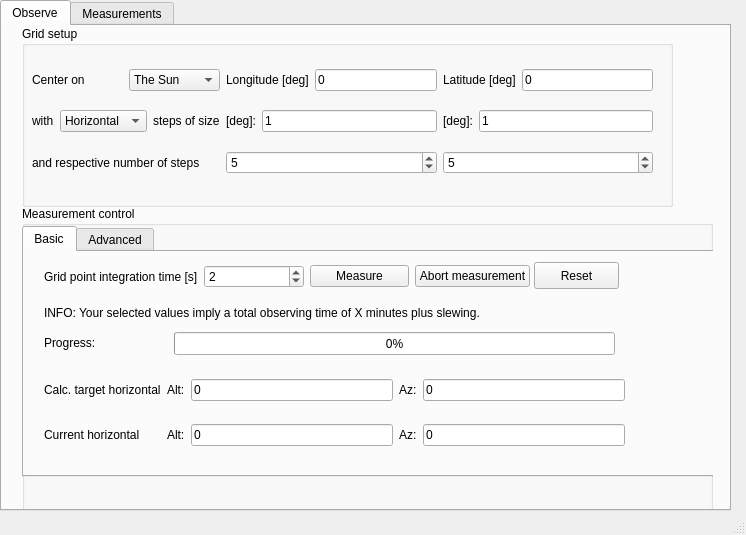
<?xml version="1.0" encoding="UTF-8"?>
<ui version="4.0">
 <class>MainWindow</class>
 <widget class="QMainWindow" name="MainWindow">
  <property name="geometry">
   <rect>
    <x>0</x>
    <y>0</y>
    <width>746</width>
    <height>535</height>
   </rect>
  </property>
  <property name="windowTitle">
   <string>SALSA mapper</string>
  </property>
  <widget class="QWidget" name="centralwidget">
   <widget class="QTabWidget" name="tabWidget">
    <property name="geometry">
     <rect>
      <x>0</x>
      <y>0</y>
      <width>731</width>
      <height>511</height>
     </rect>
    </property>
    <property name="currentIndex">
     <number>0</number>
    </property>
    <widget class="QWidget" name="tab">
     <attribute name="title">
      <string>Observe</string>
     </attribute>
     <widget class="QGroupBox" name="groupBox_tc">
      <property name="geometry">
       <rect>
        <x>20</x>
        <y>0</y>
        <width>651</width>
        <height>181</height>
       </rect>
      </property>
      <property name="title">
       <string>Grid setup</string>
      </property>
      <widget class="QWidget" name="layoutWidget">
       <property name="geometry">
        <rect>
         <x>10</x>
         <y>30</y>
         <width>621</width>
         <height>131</height>
        </rect>
       </property>
       <layout class="QGridLayout" name="gridLayout">
        <item row="0" column="0">
         <layout class="QHBoxLayout" name="horizontalLayout_5">
          <item>
           <widget class="QLabel" name="label_newtarget">
            <property name="text">
             <string>Center on </string>
            </property>
           </widget>
          </item>
          <item>
           <widget class="QComboBox" name="coordselector">
            <item>
             <property name="text">
              <string>The Sun</string>
             </property>
            </item>
            <item>
             <property name="text">
              <string>Galactic</string>
             </property>
            </item>
            <item>
             <property name="text">
              <string>Horizontal</string>
             </property>
            </item>
            <item>
             <property name="text">
              <string>Eq. J2000</string>
             </property>
            </item>
            <item>
             <property name="text">
              <string>Eq. B1950</string>
             </property>
            </item>
            <item>
             <property name="text">
              <string>Cas. A</string>
             </property>
            </item>
           </widget>
          </item>
         </layout>
        </item>
        <item row="0" column="1">
         <layout class="QHBoxLayout" name="horizontalLayout_6">
          <item>
           <widget class="QLabel" name="coordlabel_left">
            <property name="text">
             <string>Longitude [deg]</string>
            </property>
           </widget>
          </item>
          <item>
           <widget class="QLineEdit" name="inputleftcoord">
            <property name="text">
             <string>0</string>
            </property>
           </widget>
          </item>
         </layout>
        </item>
        <item row="0" column="2">
         <layout class="QHBoxLayout" name="horizontalLayout_7">
          <item>
           <widget class="QLabel" name="coordlabel_right">
            <property name="text">
             <string>Latitude [deg]</string>
            </property>
           </widget>
          </item>
          <item>
           <widget class="QLineEdit" name="inputrightcoord">
            <property name="text">
             <string>0</string>
            </property>
           </widget>
          </item>
         </layout>
        </item>
        <item row="1" column="1">
         <layout class="QHBoxLayout" name="horizontalLayout_11">
          <item>
           <widget class="QLabel" name="label_offset_left">
            <property name="text">
             <string>[deg]:</string>
            </property>
           </widget>
          </item>
          <item>
           <widget class="QLineEdit" name="offset_left">
            <property name="text">
             <string>1</string>
            </property>
            <property name="readOnly">
             <bool>false</bool>
            </property>
           </widget>
          </item>
         </layout>
        </item>
        <item row="1" column="2">
         <layout class="QHBoxLayout" name="horizontalLayout_13">
          <item>
           <widget class="QLabel" name="label_offset_right">
            <property name="text">
             <string>[deg]:</string>
            </property>
           </widget>
          </item>
          <item>
           <widget class="QLineEdit" name="offset_right">
            <property name="text">
             <string>1</string>
            </property>
            <property name="readOnly">
             <bool>false</bool>
            </property>
           </widget>
          </item>
         </layout>
        </item>
        <item row="1" column="0">
         <layout class="QHBoxLayout" name="horizontalLayout_14">
          <item>
           <widget class="QLabel" name="label_newtarget_2">
            <property name="text">
             <string>with</string>
            </property>
           </widget>
          </item>
          <item>
           <widget class="QComboBox" name="coordselector_steps">
            <item>
             <property name="text">
              <string>Horizontal</string>
             </property>
            </item>
            <item>
             <property name="text">
              <string>Galactic</string>
             </property>
            </item>
            <item>
             <property name="text">
              <string>Eq. J2000</string>
             </property>
            </item>
            <item>
             <property name="text">
              <string>Eq. B1950</string>
             </property>
            </item>
           </widget>
          </item>
          <item>
           <widget class="QLabel" name="label_newtarget_3">
            <property name="text">
             <string>steps of size</string>
            </property>
           </widget>
          </item>
         </layout>
        </item>
        <item row="2" column="1">
         <layout class="QHBoxLayout" name="horizontalLayout_16">
          <item>
           <widget class="QSpinBox" name="nsteps_left">
            <property name="minimum">
             <number>1</number>
            </property>
            <property name="maximum">
             <number>3600</number>
            </property>
            <property name="singleStep">
             <number>1</number>
            </property>
            <property name="value">
             <number>5</number>
            </property>
           </widget>
          </item>
         </layout>
        </item>
        <item row="2" column="2">
         <layout class="QHBoxLayout" name="horizontalLayout_15">
          <item>
           <widget class="QSpinBox" name="nsteps_right">
            <property name="minimum">
             <number>1</number>
            </property>
            <property name="maximum">
             <number>3600</number>
            </property>
            <property name="singleStep">
             <number>1</number>
            </property>
            <property name="value">
             <number>5</number>
            </property>
           </widget>
          </item>
         </layout>
        </item>
        <item row="2" column="0">
         <widget class="QLabel" name="label_newtarget_4">
          <property name="text">
           <string>and respective number of steps</string>
          </property>
         </widget>
        </item>
       </layout>
      </widget>
      <zorder>layoutWidget</zorder>
      <zorder>groupBox_3</zorder>
      <zorder>tabWidget_3</zorder>
      <zorder>tabWidget_3</zorder>
     </widget>
     <widget class="QGroupBox" name="groupBox_3">
      <property name="geometry">
       <rect>
        <x>20</x>
        <y>180</y>
        <width>691</width>
        <height>311</height>
       </rect>
      </property>
      <property name="title">
       <string>Measurement control</string>
      </property>
      <widget class="QTabWidget" name="tabWidget_3">
       <property name="geometry">
        <rect>
         <x>0</x>
         <y>20</y>
         <width>701</width>
         <height>251</height>
        </rect>
       </property>
       <property name="currentIndex">
        <number>0</number>
       </property>
       <widget class="QWidget" name="receiver_tab_basic_4">
        <attribute name="title">
         <string>Basic</string>
        </attribute>
        <widget class="QLabel" name="progresslabel_4">
         <property name="geometry">
          <rect>
           <x>20</x>
           <y>80</y>
           <width>161</width>
           <height>21</height>
          </rect>
         </property>
         <property name="text">
          <string>Progress:</string>
         </property>
        </widget>
        <widget class="QWidget" name="layoutWidget_12">
         <property name="geometry">
          <rect>
           <x>20</x>
           <y>110</y>
           <width>581</width>
           <height>101</height>
          </rect>
         </property>
         <layout class="QGridLayout" name="gridLayout_13">
          <item row="1" column="0">
           <widget class="QLabel" name="label_currentaltaz_3">
            <property name="text">
             <string>Current horizontal</string>
            </property>
           </widget>
          </item>
          <item row="1" column="2">
           <layout class="QHBoxLayout" name="horizontalLayout_25">
            <item>
             <widget class="QLabel" name="label_cur_az_5">
              <property name="text">
               <string>Az:</string>
              </property>
             </widget>
            </item>
            <item>
             <widget class="QLineEdit" name="cur_az">
              <property name="text">
               <string>0</string>
              </property>
              <property name="readOnly">
               <bool>true</bool>
              </property>
             </widget>
            </item>
           </layout>
          </item>
          <item row="0" column="0">
           <widget class="QLabel" name="label_currentpointing_3">
            <property name="text">
             <string>Calc. target horizontal</string>
            </property>
           </widget>
          </item>
          <item row="0" column="1">
           <layout class="QHBoxLayout" name="horizontalLayout_27">
            <item>
             <widget class="QLabel" name="label_cur_alt_5">
              <property name="text">
               <string>Alt:</string>
              </property>
             </widget>
            </item>
            <item>
             <widget class="QLineEdit" name="calc_des_left">
              <property name="text">
               <string>0</string>
              </property>
              <property name="readOnly">
               <bool>true</bool>
              </property>
             </widget>
            </item>
           </layout>
          </item>
          <item row="1" column="1">
           <layout class="QHBoxLayout" name="horizontalLayout_28">
            <item>
             <widget class="QLabel" name="label_cur_alt_6">
              <property name="text">
               <string>Alt:</string>
              </property>
             </widget>
            </item>
            <item>
             <widget class="QLineEdit" name="cur_alt">
              <property name="text">
               <string>0</string>
              </property>
              <property name="readOnly">
               <bool>true</bool>
              </property>
             </widget>
            </item>
           </layout>
          </item>
          <item row="0" column="2">
           <layout class="QHBoxLayout" name="horizontalLayout_29">
            <item>
             <widget class="QLabel" name="label_cur_az_6">
              <property name="text">
               <string>Az:</string>
              </property>
             </widget>
            </item>
            <item>
             <widget class="QLineEdit" name="calc_des_right">
              <property name="text">
               <string>0</string>
              </property>
              <property name="readOnly">
               <bool>true</bool>
              </property>
             </widget>
            </item>
           </layout>
          </item>
         </layout>
        </widget>
        <widget class="QWidget" name="layoutWidget_13">
         <property name="geometry">
          <rect>
           <x>20</x>
           <y>10</y>
           <width>486</width>
           <height>29</height>
          </rect>
         </property>
         <layout class="QHBoxLayout" name="horizontalLayout_10">
          <item>
           <widget class="QLabel" name="IntegrationTimeLabel_2">
            <property name="text">
             <string>Grid point integration time [s]</string>
            </property>
           </widget>
          </item>
          <item>
           <widget class="QSpinBox" name="int_time_spinbox">
            <property name="minimum">
             <number>1</number>
            </property>
            <property name="maximum">
             <number>3600</number>
            </property>
            <property name="singleStep">
             <number>1</number>
            </property>
            <property name="value">
             <number>2</number>
            </property>
           </widget>
          </item>
          <item>
           <widget class="QPushButton" name="btn_observe">
            <property name="text">
             <string>Measure</string>
            </property>
           </widget>
          </item>
          <item>
           <widget class="QPushButton" name="btn_abort">
            <property name="text">
             <string>Abort measurement</string>
            </property>
            <property name="default">
             <bool>false</bool>
            </property>
           </widget>
          </item>
         </layout>
        </widget>
        <widget class="QPushButton" name="btn_reset">
         <property name="geometry">
          <rect>
           <x>510</x>
           <y>10</y>
           <width>85</width>
           <height>27</height>
          </rect>
         </property>
         <property name="text">
          <string>Reset</string>
         </property>
        </widget>
        <widget class="QProgressBar" name="progressBar">
         <property name="geometry">
          <rect>
           <x>150</x>
           <y>80</y>
           <width>441</width>
           <height>23</height>
          </rect>
         </property>
         <property name="value">
          <number>0</number>
         </property>
        </widget>
        <widget class="QLabel" name="infolabel">
         <property name="geometry">
          <rect>
           <x>20</x>
           <y>50</y>
           <width>581</width>
           <height>21</height>
          </rect>
         </property>
         <property name="text">
          <string>INFO: Your selected values imply a total observing time of X minutes plus slewing.</string>
         </property>
        </widget>
       </widget>
       <widget class="QWidget" name="receiver_tab_advanced_4">
        <attribute name="title">
         <string>Advanced</string>
        </attribute>
        <layout class="QGridLayout" name="gridLayout_14">
         <item row="0" column="0" colspan="7">
          <layout class="QGridLayout" name="gridLayout_15">
           <item row="8" column="0">
            <widget class="QLabel" name="label_mode_4">
             <property name="text">
              <string>Mode</string>
             </property>
            </widget>
           </item>
           <item row="8" column="1">
            <layout class="QGridLayout" name="gridLayout_16">
             <item row="0" column="0" colspan="2">
              <widget class="QGroupBox" name="groupBox_5">
               <property name="title">
                <string/>
               </property>
               <widget class="QWidget" name="layoutWidget_14">
                <property name="geometry">
                 <rect>
                  <x>10</x>
                  <y>0</y>
                  <width>171</width>
                  <height>24</height>
                 </rect>
                </property>
                <layout class="QHBoxLayout" name="horizontalLayout_8">
                 <item>
                  <widget class="QRadioButton" name="mode_signal">
                   <property name="text">
                    <string>Signal</string>
                   </property>
                   <property name="checked">
                    <bool>true</bool>
                   </property>
                  </widget>
                 </item>
                 <item>
                  <widget class="QRadioButton" name="mode_switched">
                   <property name="text">
                    <string>Switched</string>
                   </property>
                   <property name="checked">
                    <bool>false</bool>
                   </property>
                  </widget>
                 </item>
                </layout>
               </widget>
              </widget>
             </item>
            </layout>
           </item>
           <item row="2" column="0">
            <widget class="QLabel" name="BandwidthLabel_4">
             <property name="text">
              <string>Bandwidth [MHz]</string>
             </property>
            </widget>
           </item>
           <item row="3" column="1">
            <widget class="QLineEdit" name="ChannelsInput">
             <property name="text">
              <string>256</string>
             </property>
            </widget>
           </item>
           <item row="2" column="1">
            <widget class="QLineEdit" name="BandwidthInput">
             <property name="text">
              <string>2.5</string>
             </property>
            </widget>
           </item>
           <item row="3" column="0">
            <widget class="QLabel" name="ChannelsLabel_4">
             <property name="text">
              <string>Channels [#]</string>
             </property>
            </widget>
           </item>
           <item row="9" column="0">
            <widget class="QLabel" name="RefFreqLabel_4">
             <property name="text">
              <string>Reference freq. [MHz]</string>
             </property>
            </widget>
           </item>
           <item row="9" column="1">
            <widget class="QLineEdit" name="RefFreqInput">
             <property name="text">
              <string>1422.9</string>
             </property>
            </widget>
           </item>
           <item row="0" column="0">
            <widget class="QLabel" name="FrequencyLabel_7">
             <property name="text">
              <string>Frequency [MHz]</string>
             </property>
            </widget>
           </item>
           <item row="0" column="1">
            <widget class="QLineEdit" name="FrequencyInput">
             <property name="text">
              <string>1410</string>
             </property>
            </widget>
           </item>
           <item row="0" column="2">
            <widget class="QCheckBox" name="vlsr_checkbox">
             <property name="enabled">
              <bool>true</bool>
             </property>
             <property name="text">
              <string>Translate to VLSR frame</string>
             </property>
             <property name="checked">
              <bool>true</bool>
             </property>
            </widget>
           </item>
           <item row="2" column="2">
            <widget class="QCheckBox" name="autoedit_bad_data_checkBox">
             <property name="enabled">
              <bool>true</bool>
             </property>
             <property name="text">
              <string>Remove RFI</string>
             </property>
             <property name="checked">
              <bool>true</bool>
             </property>
            </widget>
           </item>
           <item row="3" column="2">
            <widget class="QCheckBox" name="LNA_checkbox">
             <property name="enabled">
              <bool>true</bool>
             </property>
             <property name="text">
              <string>LNA</string>
             </property>
             <property name="checked">
              <bool>true</bool>
             </property>
            </widget>
           </item>
           <item row="8" column="2">
            <widget class="QCheckBox" name="noise_checkbox">
             <property name="enabled">
              <bool>true</bool>
             </property>
             <property name="text">
              <string>Noise diode</string>
             </property>
             <property name="checked">
              <bool>false</bool>
             </property>
            </widget>
           </item>
           <item row="9" column="2">
            <layout class="QHBoxLayout" name="horizontalLayout_26">
             <item>
              <widget class="QLabel" name="label_gain_3">
               <property name="text">
                <string>Gain factor</string>
               </property>
              </widget>
             </item>
             <item>
              <widget class="QLineEdit" name="gain">
               <property name="text">
                <string>930</string>
               </property>
               <property name="readOnly">
                <bool>false</bool>
               </property>
              </widget>
             </item>
            </layout>
           </item>
          </layout>
         </item>
         <item row="1" column="0" colspan="3">
          <widget class="QCheckBox" name="cycle_checkbox">
           <property name="enabled">
            <bool>true</bool>
           </property>
           <property name="text">
            <string>Manually specify cycle times</string>
           </property>
           <property name="checked">
            <bool>false</bool>
           </property>
          </widget>
         </item>
         <item row="2" column="0">
          <widget class="QLabel" name="signal_time_label_5">
           <property name="text">
            <string>Signal time [s]:</string>
           </property>
          </widget>
         </item>
         <item row="2" column="1">
          <widget class="QSpinBox" name="sig_time_spinbox">
           <property name="value">
            <number>10</number>
           </property>
          </widget>
         </item>
         <item row="2" column="2">
          <widget class="QLabel" name="ref_time_label_5">
           <property name="text">
            <string>Reference time [s]:</string>
           </property>
          </widget>
         </item>
         <item row="2" column="3">
          <widget class="QSpinBox" name="ref_time_spinBox">
           <property name="singleStep">
            <number>1</number>
           </property>
           <property name="value">
            <number>10</number>
           </property>
          </widget>
         </item>
         <item row="2" column="4">
          <widget class="QLabel" name="loops_label_5">
           <property name="text">
            <string>Number of loops:</string>
           </property>
          </widget>
         </item>
         <item row="2" column="5">
          <widget class="QSpinBox" name="loops_spinbox">
           <property name="maximum">
            <number>1000000</number>
           </property>
           <property name="value">
            <number>1</number>
           </property>
          </widget>
         </item>
        </layout>
       </widget>
      </widget>
     </widget>
    </widget>
    <widget class="QWidget" name="tab_2">
     <attribute name="title">
      <string>Measurements</string>
     </attribute>
     <widget class="QGroupBox" name="groupBox_plot">
      <property name="geometry">
       <rect>
        <x>250</x>
        <y>20</y>
        <width>521</width>
        <height>461</height>
       </rect>
      </property>
      <property name="title">
       <string>Total power plot</string>
      </property>
     </widget>
     <widget class="QListWidget" name="listWidget_measurements">
      <property name="geometry">
       <rect>
        <x>20</x>
        <y>50</y>
        <width>211</width>
        <height>331</height>
       </rect>
      </property>
     </widget>
     <widget class="QLabel" name="label">
      <property name="geometry">
       <rect>
        <x>20</x>
        <y>20</y>
        <width>231</width>
        <height>16</height>
       </rect>
      </property>
      <property name="text">
       <string>List of measurements [date-UT]</string>
      </property>
     </widget>
     <widget class="QPushButton" name="btn_upload">
      <property name="geometry">
       <rect>
        <x>20</x>
        <y>400</y>
        <width>211</width>
        <height>41</height>
       </rect>
      </property>
      <property name="text">
       <string>Fit and plot Gaussian</string>
      </property>
     </widget>
    </widget>
   </widget>
   <widget class="QWidget" name="layoutWidget">
    <property name="geometry">
     <rect>
      <x>0</x>
      <y>0</y>
      <width>2</width>
      <height>2</height>
     </rect>
    </property>
    <layout class="QHBoxLayout" name="horizontalLayout_9"/>
   </widget>
   <widget class="QWidget" name="layoutWidget">
    <property name="geometry">
     <rect>
      <x>0</x>
      <y>0</y>
      <width>2</width>
      <height>2</height>
     </rect>
    </property>
    <layout class="QVBoxLayout" name="verticalLayout"/>
   </widget>
   <widget class="QWidget" name="layoutWidget">
    <property name="geometry">
     <rect>
      <x>0</x>
      <y>0</y>
      <width>2</width>
      <height>2</height>
     </rect>
    </property>
    <layout class="QHBoxLayout" name="horizontalLayout_12"/>
   </widget>
  </widget>
  <widget class="QStatusBar" name="statusbar"/>
 </widget>
 <resources/>
 <connections/>
 <buttongroups>
  <buttongroup name="buttonGroup"/>
 </buttongroups>
</ui>
